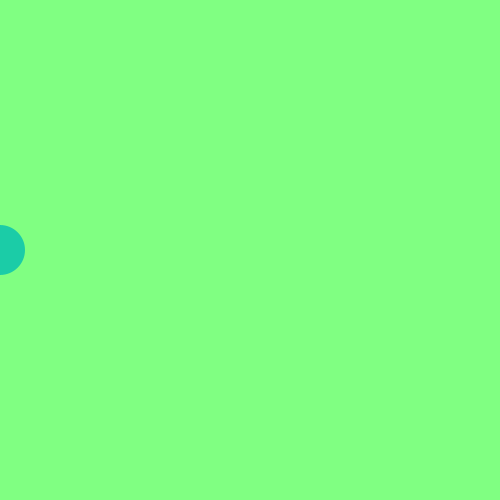
Frame 1 (no input)
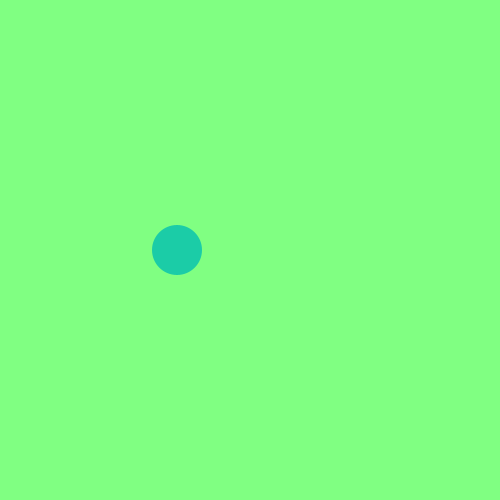
Frame 60 (the mouse pressed at the canvas centre just before this capture)
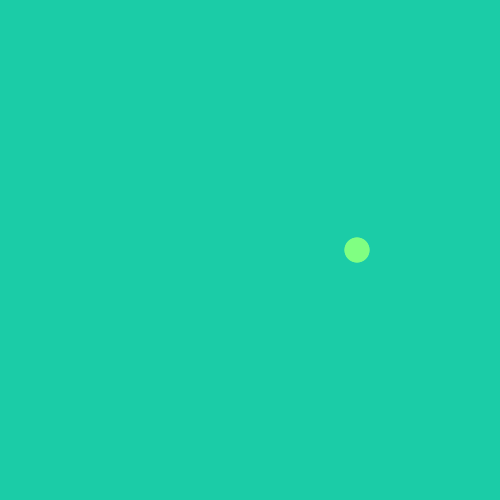
Frame 120 (the mouse held since frame 60 and released just before this capture)

The Processing sketch that drew these frames (run headless with seeded random() and noise(); from frame 60 on, the mouse is pressed at the canvas centre):

// Processing sketch: S04E01_IsidoraGarin
// ── S04E01_IsidoraGarin.pde
// UDD - Expresión Digital II
// S04E01_IsidoraGarín
// Hacer un loop de un objeto moviéndose

float cx;
int c1;
int c2;

void setup () {
  size (500, 500); //acá te sobro un espacio

  cx = 0; //comentar para qué es esta variable
  c1 = color (27, 204, 167); //color turquesa
  c2 = color (128, 255, 130); //color verde
}

void draw () {
  background (c1); //color turquesa fondo
  noStroke ();
  fill (c2);
  ellipse (cx, height/2, 25, 25);

  //el comentario acá debe describir que testea el if "si cx es mayor a la mitad"
  if (cx >= width/2) {
    //ellipse color verde, fondo turquesa
    fill (c2);
    ellipse (cx, height/2, 25, 25); // 1/4 del ancho 25 no es 1/4 del ancho es 125
    //el comentario acá debe describir que testea el if "si cx es menor a la mitad"
  } else if (cx < width/2) {
    //comentario de lo que hace si el if es verdadero
    background (c2); //
    fill (c1);
    ellipse (cx, height/2, 50, 50); // 2/4 del ancho 50 no es 2/4 ancho es 250
  }// solo el else if va sin enter, cada if parte en una nueva linea
 //comentario de lo que hace si el if es verdadero 
  if (cx > width) { 
    cx = 0;
  }
  cx += 3;
}

/*
errores
0 run
0 programa
0 sintaxis: 
1 código: if parte solo en un linea
8 comentarios: falto comentar que testean los if, que dibujan si es verdadero y hay errores de comentarios en las lineas 27 y 33 - falta de comentario del uso de variables y bloques de texto
0 variables
1 ortografía: espacio entre variables size(500,500);
1 notación: nombre de archivo bien: s04e01IsidoraGarin mal: S04E01_IsidoraGarín 
0 github: 
*/
